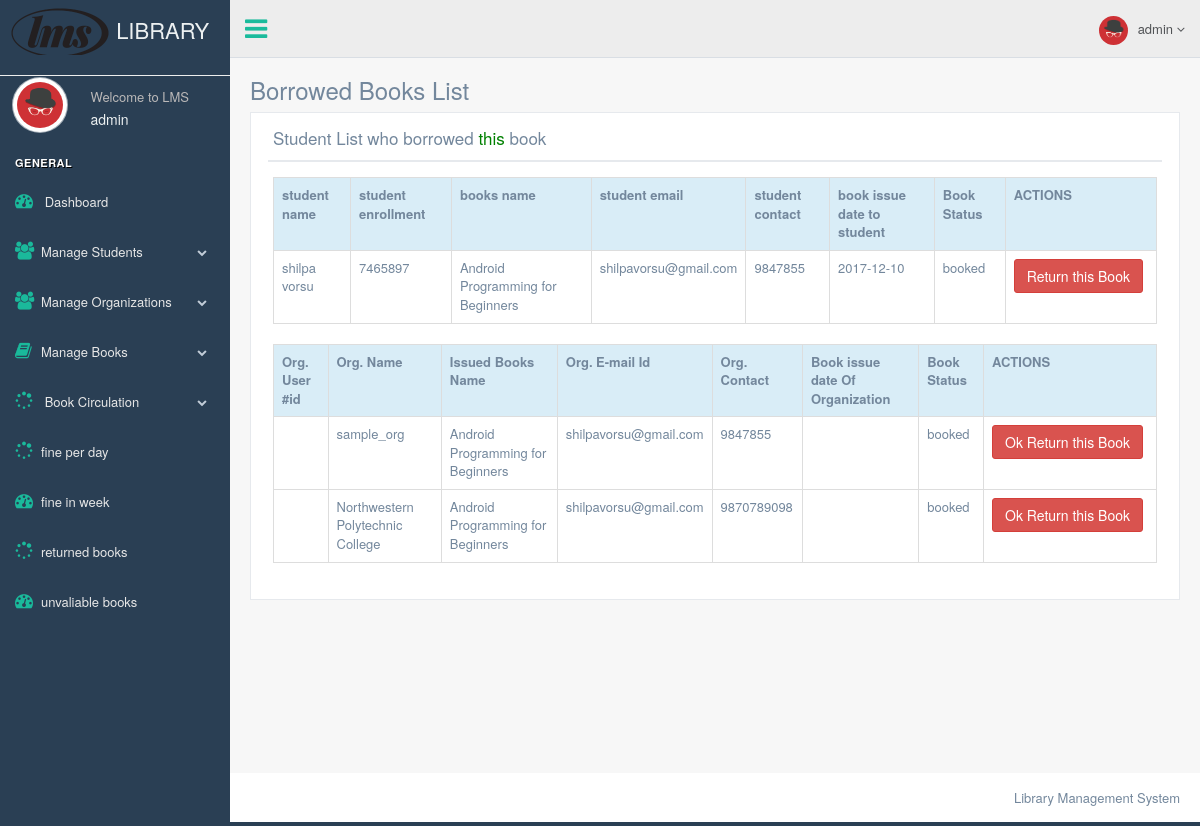
The app's page /librarian/all_student_of_this_books.php?books_name=Android Programming for Beginners (signed in) with its own data.
### tables this page shows
CREATE TABLE `issue_books` (
  `id` int(5) NOT NULL,
  `student_enrollment` varchar(20) NOT NULL,
  `student_name` varchar(50) NOT NULL,
  `student_sem` varchar(20) NOT NULL,
  `student_contact` varchar(20) NOT NULL,
  `student_email` varchar(50) NOT NULL,
  `book_id` int(225) NOT NULL,
  `books_name` varchar(100) NOT NULL,
  `books_issue_date` date NOT NULL,
  `books_issue_time` time NOT NULL,
  `books_return_date` date NOT NULL,
  `book_charges` varchar(8) NOT NULL,
  `student_user_name` varchar(50) NOT NULL,
  `user_type` varchar(32) NOT NULL,
  `book_status` varchar(225) NOT NULL,
  `return_mail` varchar(225) NOT NULL,
  `block_mail` varchar(225) NOT NULL
);

CREATE TABLE `issue_books_org` (
  `id` int(8) NOT NULL,
  `org_user_id` varchar(8) NOT NULL,
  `org_name` varchar(256) NOT NULL,
  `org_admin_name` varchar(256) NOT NULL,
  `org_contact` varchar(64) NOT NULL,
  `org_email` varchar(128) NOT NULL,
  `org_url` varchar(128) NOT NULL,
  `org_admin_username` varchar(256) NOT NULL,
  `book_id` int(225) NOT NULL,
  `book_name` varchar(256) NOT NULL,
  `books_qty` int(225) NOT NULL,
  `books_issue_date` date NOT NULL,
  `books_issue_time` time NOT NULL,
  `return_date` date NOT NULL,
  `user_type` varchar(32) NOT NULL,
  `book_status` varchar(225) NOT NULL,
  `return_mail` varchar(225) NOT NULL,
  `block_mail` varchar(225) NOT NULL
);

### librarian/all_student_of_this_books.php (the view, shortened to what this page needs)
<?php
    include "header.php";
?>
        <div class="right_col" role="main">
            <div class="">
                <div class="page-title">
                    <div class="title_left">
                        <h3>Borrowed Books List </h3>
                    </div>
                </div>
                <div class="clearfix"></div>
                <div class="row" style="min-height:500px">
                    <div class="col-md-12 col-sm-12 col-xs-12">
                        <div class="x_panel">
                            <div class="x_title">
                                <h2>Student List who borrowed <span style="color: green">this</span> book</h2>
                                <div class="clearfix"></div>
                            </div>
                            <div class="x_content">
                                <?php
                                    $res = mysqli_query($db_connect, "SELECT * FROM issue_books WHERE books_name = '$_GET[books_name]' ");
                                    echo "<table class='table table-bordered'>";
                                    echo "<tr class='bg-info'>";
                                    echo "<th>"; echo "student name"; echo "</th>";
                                    echo "<th>"; echo "student enrollment"; echo "</th>";
                                    echo "<th>"; echo "books name"; echo "</th>";
                                    echo "<th>"; echo "student email"; echo "</th>";
                                    echo "<th>"; echo "student contact"; echo "</th>";
                                    echo "<th>"; echo "book issue date to student"; echo "</th>";
									 echo "<th>"; echo "Book Status"; echo "</th>";
                                    echo "<th> ACTIONS </th>";
                                    echo "</tr>";
                                    while($row = mysqli_fetch_array($res)){
                                        echo "<tr>";
                                        echo "<td>"; echo $row['student_name']; echo "</td>";
                                        echo "<td>"; echo $row['student_enrollment']; echo "</td>";
                                        echo "<td>"; echo $row['books_name']; echo "</td>";
                                        echo "<td>"; echo $row['student_email']; echo "</td>";
                                        echo "<td>"; echo $row['student_contact']; echo "</td>";
                                        echo "<td>"; echo $row['books_issue_date']; echo "</td>";
										echo "<td>"; echo $row['book_status']; echo "</td>";
                                        echo "<td>";
                                            ?>
                                                <a href="return_book_email.php?type=<?php echo $row["user_type"]; ?>&email=<?php echo $row["student_email"]; ?>
												&bname=<?php echo $row["books_name"]; ?>">
                                                    <button type="button" class="btn btn-danger">Return this Book</button>
                                                </a>
                                            <?php
                                        echo "</td>";
                                    }
                                    echo "</table>";
                                ?>
                                <?php
                                    $res1 = mysqli_query($db_connect, "SELECT * FROM issue_books_org WHERE book_name = '$_GET[books_name]' ");
                                    echo "<table class='table table-bordered'>";
                                    echo "<tr class='bg-info'>";
                                    echo "<th> Org. User #id </th>";
                                    echo "<th> Org. Name </th>";
                                    echo "<th> Issued Books Name </th>";
                                    echo "<th> Org. E-mail Id </th>";
                                    echo "<th> Org. Contact </th>";
                                    echo "<th> Book issue date Of Organization</th>";
									echo "<th> Book Status</th>";
                                    echo "<th> ACTIONS </th>";
                                    echo "</tr>";
                                    while($row1 = mysqli_fetch_array($res1)){
                                        echo "<tr>";
                                        echo "<td>" . $row1['org_user_id']."</td>";
                                        echo "<td>" . $row1['org_name']."</td>";
                                        echo "<td>" . $row1['book_name']."</td>";
                                        echo "<td>" . $row1['org_email']."</td>";
                                        echo "<td>" . $row1['org_contact']."</td>";
                                        echo "<td>" . $row1['issue_date']."</td>";
										echo "<td>" . $row1['book_status']."</td>";
                                        echo "<td>";
                                            ?>
                                                <a href="return_book_now.php?id=<?php echo $row1["id"]; ?>">
                                                    <button type="button" class="btn btn-danger">Ok Return this Book</button>
                                                </a>
                                            <?php
                                        echo "</td>";
                                    }
                                    echo "</table>";
                                ?>
                            </div>
                        </div>
                    </div>
                </div>
            </div>
        </div>
<?php
    include "footer.php";
?>

### records on screen
issue_books: student_name "shilpa vorsu", student_enrollment "7465897", books_name "Android Programming for Beginners", student_email "shilpavorsu@gmail.com", student_contact "9847855", books_issue_date "2017-12-10", book_status "booked"
issue_books_org: org_name "sample_org", book_name "Android Programming for Beginners", org_email "shilpavorsu@gmail.com", org_contact "9847855", book_status "booked"
issue_books_org: org_name "Northwestern Polytechnic College", book_name "Android Programming for Beginners", org_email "shilpavorsu@gmail.com", org_contact "9870789098", book_status "booked"

### other values on screen
$_SESSION["librarian"] "admin"
